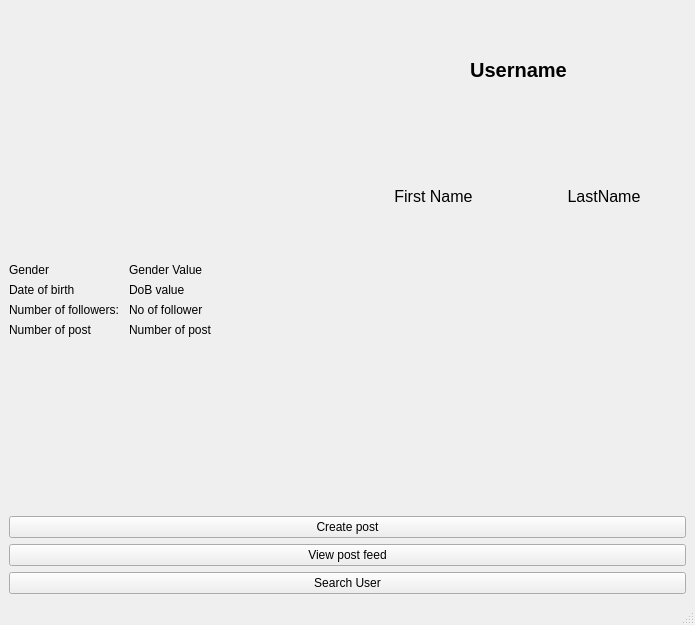
<?xml version="1.0" encoding="UTF-8"?>
<ui version="4.0">
 <class>MainWindow</class>
 <widget class="QMainWindow" name="MainWindow">
  <property name="geometry">
   <rect>
    <x>0</x>
    <y>0</y>
    <width>695</width>
    <height>625</height>
   </rect>
  </property>
  <property name="windowTitle">
   <string>MainWindow</string>
  </property>
  <widget class="QWidget" name="centralwidget">
   <layout class="QVBoxLayout" name="verticalLayout_4">
    <item>
     <layout class="QVBoxLayout" name="verticalLayout">
      <item>
       <layout class="QHBoxLayout" name="horizontalLayout">
        <item>
         <widget class="QLabel" name="ProfilePic">
          <property name="sizePolicy">
           <sizepolicy hsizetype="Preferred" vsizetype="Preferred">
            <horstretch>0</horstretch>
            <verstretch>0</verstretch>
           </sizepolicy>
          </property>
          <property name="text">
           <string/>
          </property>
          <property name="pixmap">
           <pixmap>pikachu.png</pixmap>
          </property>
          <property name="scaledContents">
           <bool>false</bool>
          </property>
         </widget>
        </item>
        <item>
         <layout class="QVBoxLayout" name="verticalLayout_2">
          <item>
           <widget class="QLabel" name="usernameLabel">
            <property name="font">
             <font>
              <pointsize>15</pointsize>
              <weight>75</weight>
              <bold>true</bold>
             </font>
            </property>
            <property name="text">
             <string>Username</string>
            </property>
            <property name="alignment">
             <set>Qt::AlignCenter</set>
            </property>
           </widget>
          </item>
          <item>
           <layout class="QHBoxLayout" name="horizontalLayout_2">
            <item>
             <widget class="QLabel" name="firstNameLabel">
              <property name="font">
               <font>
                <pointsize>12</pointsize>
               </font>
              </property>
              <property name="text">
               <string>First Name</string>
              </property>
              <property name="alignment">
               <set>Qt::AlignCenter</set>
              </property>
             </widget>
            </item>
            <item>
             <widget class="QLabel" name="lastNameLabel">
              <property name="font">
               <font>
                <pointsize>12</pointsize>
               </font>
              </property>
              <property name="text">
               <string>LastName</string>
              </property>
              <property name="alignment">
               <set>Qt::AlignCenter</set>
              </property>
             </widget>
            </item>
           </layout>
          </item>
         </layout>
        </item>
       </layout>
      </item>
      <item>
       <layout class="QFormLayout" name="formLayout">
        <item row="0" column="0">
         <widget class="QLabel" name="label_5">
          <property name="text">
           <string>Gender</string>
          </property>
         </widget>
        </item>
        <item row="0" column="1">
         <widget class="QLabel" name="genderValue">
          <property name="text">
           <string>Gender Value</string>
          </property>
         </widget>
        </item>
        <item row="1" column="0">
         <widget class="QLabel" name="label_7">
          <property name="text">
           <string>Date of birth</string>
          </property>
         </widget>
        </item>
        <item row="1" column="1">
         <widget class="QLabel" name="DoBValue">
          <property name="text">
           <string>DoB value</string>
          </property>
         </widget>
        </item>
        <item row="2" column="0">
         <widget class="QLabel" name="label_9">
          <property name="text">
           <string>Number of followers: </string>
          </property>
         </widget>
        </item>
        <item row="2" column="1">
         <widget class="QLabel" name="followerCount">
          <property name="text">
           <string>No of follower</string>
          </property>
         </widget>
        </item>
        <item row="3" column="0">
         <widget class="QLabel" name="label_11">
          <property name="text">
           <string>Number of post</string>
          </property>
         </widget>
        </item>
        <item row="3" column="1">
         <widget class="QLabel" name="postCount">
          <property name="text">
           <string>Number of post</string>
          </property>
         </widget>
        </item>
       </layout>
      </item>
      <item>
       <layout class="QVBoxLayout" name="verticalLayout_3">
        <item>
         <widget class="QPushButton" name="createPostButton">
          <property name="text">
           <string>Create post</string>
          </property>
         </widget>
        </item>
        <item>
         <widget class="QPushButton" name="viewpostButton">
          <property name="text">
           <string>View post feed</string>
          </property>
         </widget>
        </item>
        <item>
         <widget class="QPushButton" name="searchButton">
          <property name="text">
           <string>Search User</string>
          </property>
         </widget>
        </item>
       </layout>
      </item>
     </layout>
    </item>
   </layout>
  </widget>
  <widget class="QStatusBar" name="statusbar"/>
 </widget>
 <resources>
  <include location="profilePic.qrc"/>
 </resources>
 <connections/>
</ui>
